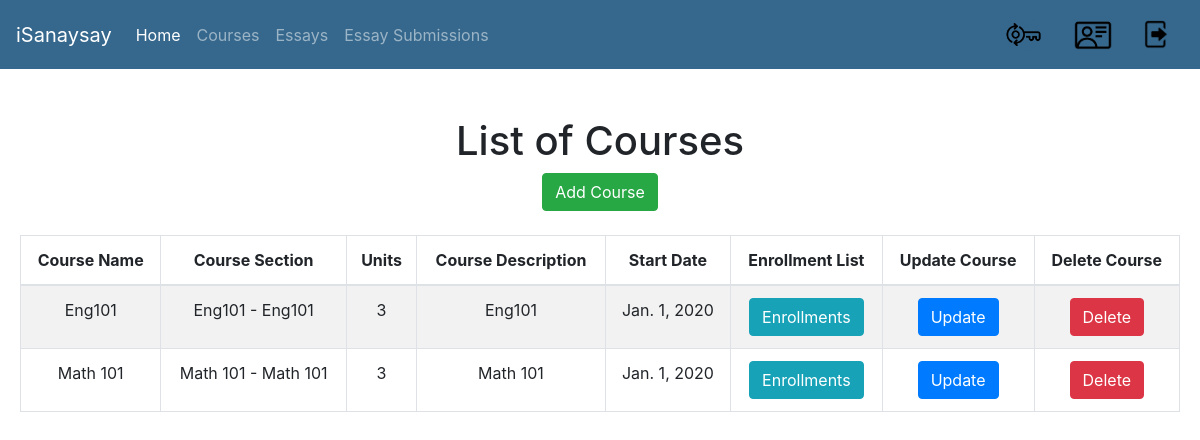
The app's page /isanaysay/view_courses (signed in) with its own data.
### users/models.py (models this page shows, shortened)
class Course(models.Model):
    pass
    semester_Choices = (
        ('A', 'First Semester'),
        ('B', 'Second Semester'),
        ('C', 'Summer'),
    )
    shoolYear_Choices = (
        ('1', '2019-2020'),
        ('2', '2020-2021'),
        ('3', '2021-2022'),
    )
    name = models.CharField(verbose_name="Course Name", max_length=128)
    course_code = models.CharField(verbose_name="Course Code", max_length=128)
    course_description = models.CharField(verbose_name="Course Description", max_length=500)
    course_detail = models.CharField(verbose_name="Course Detail", max_length=100)
    course_unit = models.IntegerField(verbose_name="Course Units", default=3)
    course_semester = models.CharField(max_length=1,choices=semester_Choices, default='A', verbose_name="Semester")
    course_school_year = models.CharField(max_length=1,choices=shoolYear_Choices, default='20', verbose_name="School Year")
    start_date = models.DateField(verbose_name="Course Start Date")
    end_date = models.DateField(verbose_name="Course End Date")
    students = models.ManyToManyField(CustomUser, related_name='students_enrolled')
    teacher = models.ForeignKey(CustomUser, verbose_name="Teacher", on_delete = models.CASCADE)

### users/views.py (the view)
def view_courses(request):
    user_id = request.user.id
    template = "list_course.html"
    course_school_years = Course.objects.select_related('teacher').filter(teacher__id=user_id).values('course_school_year').annotate(dcount=Count('course_school_year'))
    course_semesters = Course.objects.select_related('teacher').filter(teacher__id=user_id).values('course_semester').annotate(dcount=Count('course_semester'))
    courses = Course.objects.select_related('teacher').filter(teacher__id=user_id)
    context = {
        'course_school_years': course_school_years,
        'course_semesters': course_semesters,
        'courses': courses,
        'user_id': user_id,
    }
    return render(request, template, context)

### users/models.py (called while the page is built)
    def __str__(self):
        return self.first_name + " " + self.middle_name + " " + self.last_name

### templates/list_course.html (shortened to what this page needs)
{% extends 'base.html' %}
{% block content %}
	<div id="parent"><div id="child"><br/><br/>
		<h1>List of Courses</h1>
		<a href="{% url 'add-course' %}" class="btn btn-success">Add Course</a> <br /><br />
		<table  class="ui-responsive table table-striped table-bordered">
			<thead>
				<tr>
					<th>Course Name</th>
					<th>Course Section</th>
					<th>Units</th>
					<th>Course Description</th>
					<th>Start Date</th>
					<th>Enrollment List</th>
					<th>Update Course</th>
					<th>Delete Course</th>
				</tr>
			</thead>
			<tbody>
				{% for course in courses %}
				<tr>
					<td>{{ course.name }}</td>
					<td>{{ course.course_code }} - {{ course.course_detail }}</td>
					<td>{{ course.course_unit }} </td>
					<td>{{ course.course_description }}</td>
					<td>{{ course.start_date }}</td>
					<td>
						<button type="button" class="btn btn-info" data-toggle="modal" data-target="#myModal{{ course.id }}">Enrollments</button>
					</td>
					<td>
						<a href="{% url 'update-course' course.id %}" class="btn btn-primary">Update</a>
					</td>
					<td>
						<a href="{% url 'delete-course' course.id %}" class="btn btn-danger">Delete</a>
					</td>
				</tr>
				{% endfor %}
			</tbody>
		</table>
	</div></div>
{% endblock %}

### templates/base.html (style rules this page uses)
#parent { display: table; width: 100%; }
#child { display: table-cell; text-align: center; vertical-align: middle; padding-left:20px; padding-right:20px; }

### records on screen
Course: name "Eng101", course_code "Eng101", course_detail "Eng101", course_unit "3", course_description "Eng101", start_date "Jan. 1, 2020"
Course: name "Math 101", course_code "Math 101", course_detail "Math 101", course_unit "3", course_description "Math 101", start_date "Jan. 1, 2020"
